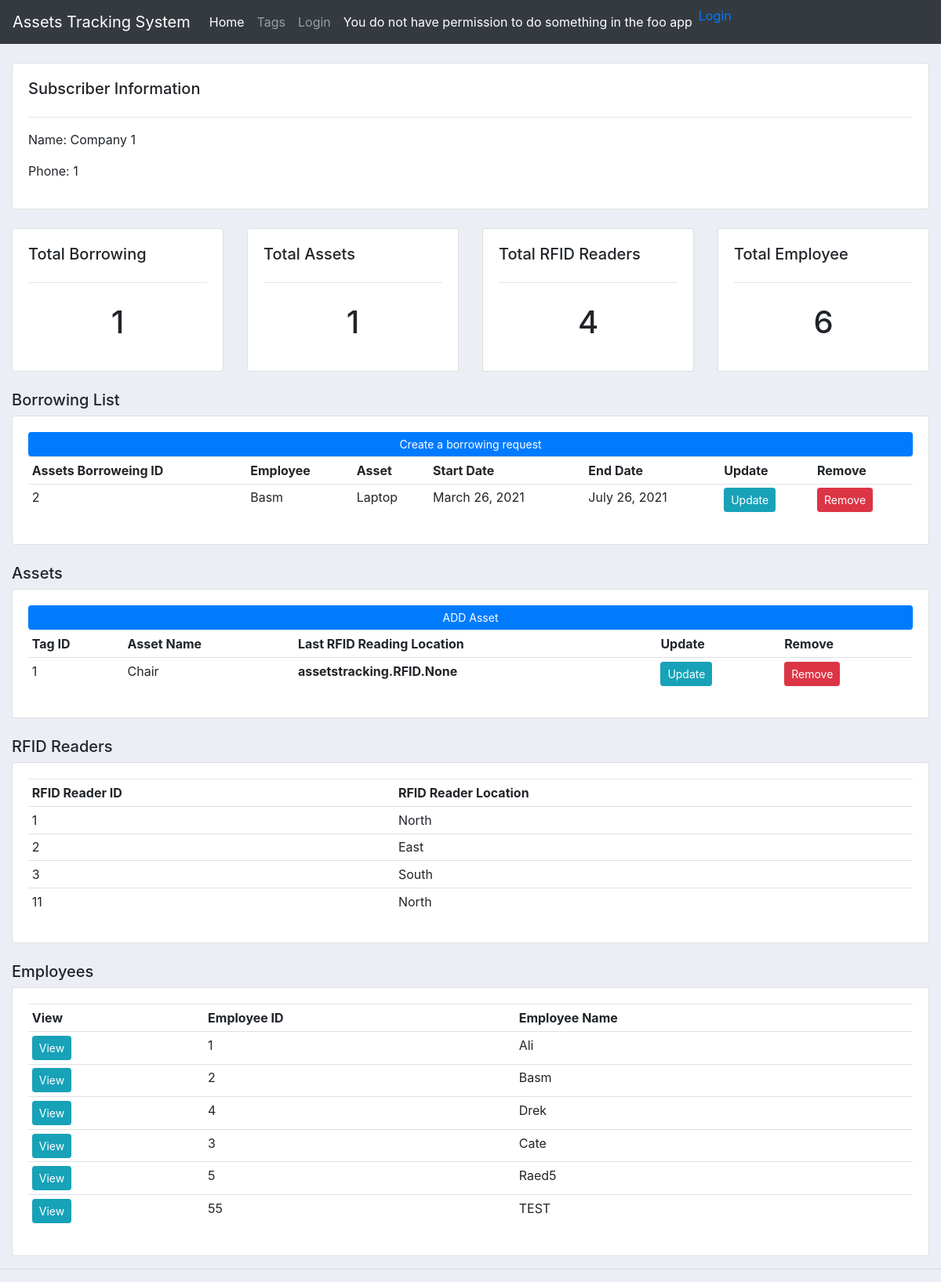
The page /subscriber/1/ on the database its author committed.
### assetstracking/models.py (models this page shows, shortened)
class Subscriber(models.Model):
    subscriber_id = models.IntegerField(null=True)
    subscriber_name = models.CharField(max_length=200, null=True)

class Borrowing(models.Model):
    borrowing_id = models.IntegerField(null=True)
    start_date = models.DateField(auto_now_add=True, null=True)
    end_date = models.DateField(null=True)
    subscriber_id = models.ManyToManyField(Subscriber)
    employee_id = models.ForeignKey(Employee, null=True, on_delete= models.SET_NULL)
    tag_id = models.ForeignKey(Tag, null=True, on_delete= models.SET_NULL)
    employee_id_scanned = models.IntegerField(null=True,default=0)
    asset_id_scanned = models.IntegerField(null=True,default=0)
    reader_code = models.CharField(max_length=200, null=True, default=0)

class Employee(models.Model):
    employee_id = models.IntegerField(null=True)
    employee_name = models.CharField(max_length=200, null=True)
    employee_email = models.CharField(max_length=200, null=True)
    user = models.OneToOneField(User, null=True, on_delete=models.CASCADE)
    subscriber_id = models.ManyToManyField(Subscriber)
    def __str__(self): return self.employee_name

class Tag(models.Model):
    tag_id = models.IntegerField(null=True)
    asset_name = models.CharField(max_length=200, null=True)
    STATUS = (('Available','Available'),('Taken','Taken'),)
    asset_status = models.CharField(max_length=200, null=True, choices=STATUS)
    subscriber_id = models.ManyToManyField(Subscriber)
    rfid_id = models.ManyToManyField(RFID)
    asset_location = models.CharField(max_length=200, null=True)
    def __str__(self): return self.asset_name

class RFID (models.Model):
    rfid_id = models.IntegerField(null=True)
    rfid_location = models.CharField(max_length=200, null=True)
    subscriber_id = models.ManyToManyField(Subscriber)

### assetstracking/views.py (the view)
# urls.py: path('subscriber/<str:subscriber_test>/', views.subscriber, name="subscriber"),
def subscriber(request, subscriber_test):
    subscriber = Subscriber.objects.get(id=subscriber_test)
    borrowings = subscriber.borrowing_set.all()
    borrowing_count = borrowings.count()
    employee = Employee.objects.all()
    employees = subscriber.employee_set.all()
    employee_count = employees.count()
    tags = subscriber.tag_set.all()
    tag_count = tags.count()
    rfids = subscriber.rfid_set.all()
    rfid_count = rfids.count()
    context =   {'subscriber': subscriber,
                'borrowings': borrowings, 'borrowing_count': borrowing_count,
                'employee': employee, 'employees': employees, 'employee_count': employee_count,
                'tags': tags , 'tag_count': tag_count,
                'rfids': rfids , 'rfid_count': rfid_count
                }
    return render(request, 'assetstracking/subscriber.html', context)

### assetstracking/templates/assetstracking/subscriber.html
{% extends 'assetstracking/main.html' %}
{% block content %}
<br>
<div class="row">
	<div class="col-md">
		<div class="card card-body">
			<h5>Subscriber Information</h5>
			<hr>
			<p>Name: {{subscriber.subscriber_name}} </p>
			<p>Phone: {{subscriber.subscriber_id}} </p>
		</div>
	</div>
</div>
<br>
<div class="row">
	<div class="col-md">
		<div class="card card-body">
			<h5>Total Borrowing</h5>
			<hr>
			<h1 style="text-align: center;padding: 10px">{{borrowing_count}}</h1>
		</div>
	</div>
	<div class="col-md">
		<div class="card card-body">
			<h5>Total Assets</h5>
			<hr>
			<h1 style="text-align: center;padding: 10px">{{tag_count}}</h1>
		</div>
	</div>
	<div class="col-md">
		<div class="card card-body">
			<h5>Total RFID Readers</h5>
			<hr>
			<h1 style="text-align: center;padding: 10px">{{rfid_count}}</h1>
		</div>
	</div>
	<div class="col-md">
		<div class="card card-body">
			<h5>Total Employee</h5>
			<hr>
			<h1 style="text-align: center;padding: 10px">{{employee_count}}</h1>
		</div>
	</div>
</div>
<br>
<div class="row">
	<div class="col-md">
		<h5>Borrowing List</h5>
		<div class="card card-body">
		    <a class="btn btn-primary  btn-sm btn-block" href="{% url 'createBorrowing' %}">Create a borrowing request</a>
			<table class="table table-sm">
				<tr>
					<th>Assets Borroweing ID</th>
					<th>Employee</th>
					<th>Asset</th>
					<th>Start Date</th>
					<th>End Date</th>
					<th>Update</th>
					<th>Remove</th>
				</tr>
				{% for i in borrowings %}
				<tr>
					<td>{{i.borrowing_id}}</td>
					<td>{{i.employee_id}}</td>
					<td>{{i.tag_id}}</td>
					<td>{{i.start_date}}</td>
					<td>{{i.end_date}}</td>
					<td><a class="btn btn-sm btn-info" href="{% url 'updateBorrowing' i.id %}">Update</a></td>
					<td><a class="btn btn-sm btn-danger" href="{% url 'deleteBorrowing' i.id %}">Remove</a></td>
				</tr>
				{% endfor %}
			</table>
		</div>
	</div>
</div>
<br>
<div class="row">
	<div class="col-md">
		<h5>Assets</h5>
		<div class="card card-body">
			<a class="btn btn-primary  btn-sm btn-block" href="{% url 'createAsset' %}">ADD Asset</a>
			<table class="table table-sm">
				<tr>
					<th>Tag ID</th>
					<th>Asset Name</th>
					<th>Last RFID Reading Location</th>
					<th>Update</th>
					<th>Remove</th>
				</tr>
				{% for i in tags %}
				<tr>
					<td>{{i.tag_id}}</td>
					<td>{{i.asset_name}}</td>
					<th>{{i.rfid_id}}</th>
					<td><a class="btn btn-sm btn-info" href="{% url 'updateAsset' i.id %}">Update</a></td>
					<td><a class="btn btn-sm btn-danger" href="{% url 'deleteAsset' i.id %}">Remove</a></td>
				</tr>
				{% endfor %}
			</table>
		</div>
	</div>
</div>
<br>
<div class="row">
	<div class="col-md">
		<h5>RFID Readers</h5>
		<div class="card card-body">
			<table class="table table-sm">
				<tr>
					<th>RFID Reader ID</th>
					<th>RFID Reader Location</th>
				</tr>
				{% for i in rfids %}
				<tr>
					<td>{{i.rfid_id}}</td>
					<td>{{i.rfid_location}}</td>
				</tr>
				{% endfor %}
			</table>
		</div>
	</div>
</div>
<br>
<div class="row">
	<div class="col-md">
		<h5>Employees</h5>
		<div class="card card-body">
			<table class="table table-sm">
				<tr>
					<th>View</th>
					<th>Employee ID</th>
					<th>Employee Name</th>
				</tr>
				{% for i in employees %}
				<tr>
					<td><a class="btn btn-sm btn-info" href="{% url 'employee' i.employee_id %}">View</a></td>
					<td>{{i.employee_id}}</td>
					<td>{{i.employee_name}}</td>
				</tr>
				{% endfor %}
			</table>
		</div>
	</div>
</div>
{% endblock %}

### assetstracking/templates/assetstracking/main.html (style rules this page uses)
body { background-color: #ebeff5; }

### rows shown on the page
Subscriber: subscriber_name "Company 1", subscriber_id "1"
Borrowing: borrowing_id "2", employee_id "Basm", tag_id "Laptop", start_date "March 26, 2021", end_date "July 26, 2021"
Tag: tag_id "1", asset_name "Chair", rfid_id "assetstracking.RFID.None"
RFID: rfid_id "1", rfid_location "North"
RFID: rfid_id "2", rfid_location "East"
RFID: rfid_id "3", rfid_location "South"
RFID: rfid_id "11", rfid_location "North"
Employee: employee_id "1", employee_name "Ali"
Employee: employee_id "2", employee_name "Basm"
Employee: employee_id "4", employee_name "Drek"
Employee: employee_id "3", employee_name "Cate"
Employee: employee_id "5", employee_name "Raed5"
Employee: employee_id "55", employee_name "TEST"

### other values the page prints
{{ borrowing_count }} "1"
{{ tag_count }} "1"
{{ rfid_count }} "4"
{{ employee_count }} "6"
